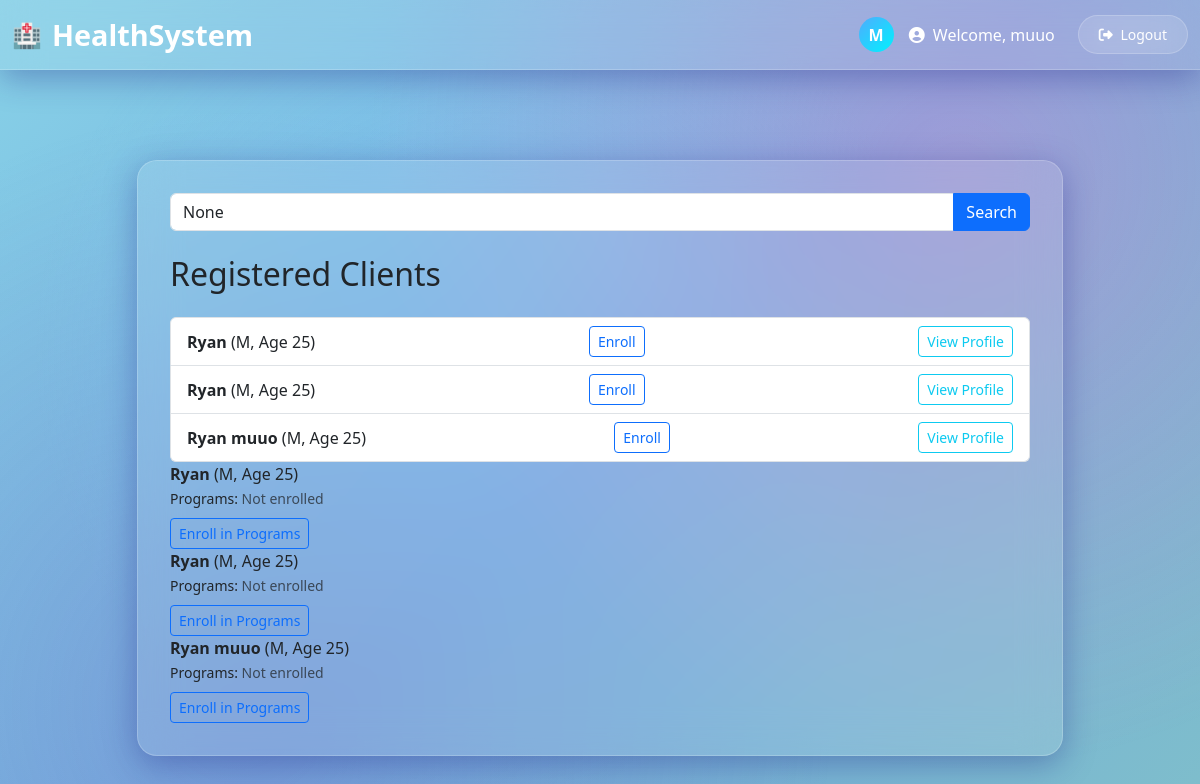
/clients/ (signed in), run on an earlier commit of the app's database.
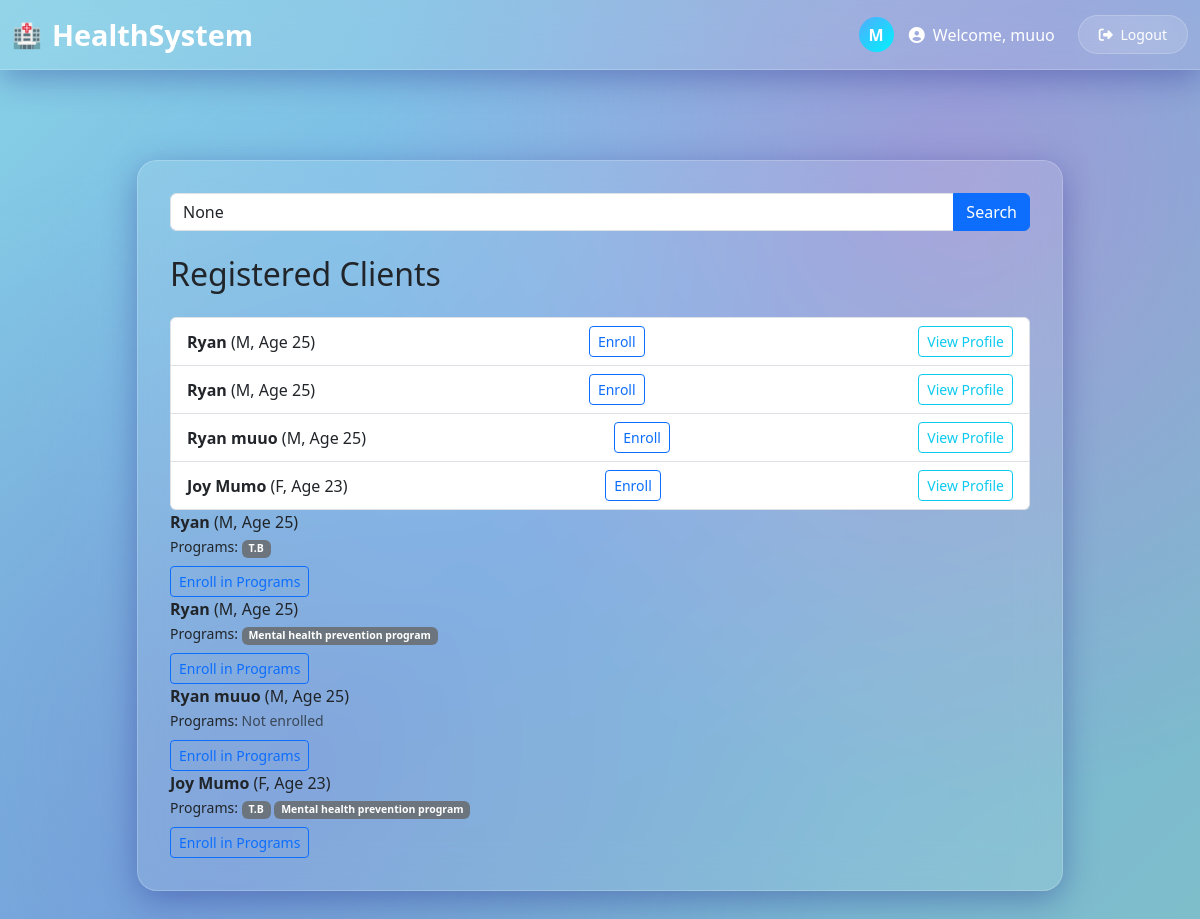
And on a later commit of the database.
### core/models.py (models this page shows, shortened)
class Client(models.Model):
    GENDER_CHOICES = [('M', 'Male'), ('F', 'Female'), ('O', 'Other')]
    name = models.CharField(max_length=100)
    age = models.PositiveIntegerField(default=0)
    gender = models.CharField(default= 0, max_length=1, choices=GENDER_CHOICES)
    contact_info = models.TextField(default=0)
    programs = models.ManyToManyField('HealthProgram', through='Enrollment')

class HealthProgram(models.Model):
    name = models.CharField(max_length=100)
    description = models.TextField(blank=True)

### core/views.py (the view)
# urls.py: path('clients/', views.client_list, name='client_list'),
@login_required
def client_list(request):
    query = request.GET.get('q')
    if query:
        clients = Client.objects.filter(name__icontains=query)
    else:
        clients = Client.objects.all()
    return render(request, 'core/client_list.html', {'clients': clients, 'query': query})

### templates/core/client_list.html (shortened to what this page needs)
{% extends 'core/base.html' %}
{% block content %}
<form method="get" class="mb-4">
    <div class="input-group">
        <input type="text" name="q" value="{{ query }}" placeholder="Search clients..." class="form-control">
        <button type="submit" class="btn btn-primary">Search</button>
    </div>
</form>
    <h2 class="mb-4">Registered Clients</h2>
    {% if clients %}
        <ul class="list-group">
            {% for client in clients %}
                <li class="list-group-item d-flex justify-content-between align-items-center">
                    <div>
                        <strong>{{ client.name }}</strong> ({{ client.gender }}, Age {{ client.age }})
                    </div>
                    <a href="{% url 'enroll_client' client.id %}" class="btn btn-sm btn-outline-primary">Enroll</a>
                    <a href="{% url 'client_profile' client.id %}" class="btn btn-sm btn-outline-info">View Profile</a>
                </li>
            {% endfor %}
        </ul>
    {% else %}
        <div class="alert alert-info">No clients found.</div>
    {% endif %}
    {% for client in clients %}
    <li class="list-group-item">
        <strong>{{ client.name }}</strong> ({{ client.gender }}, Age {{ client.age }})<br>
        <small>Programs:
            {% for program in client.programs.all %}
                <span class="badge bg-secondary">{{ program.name }}</span>
            {% empty %}
                <span class="text-muted">Not enrolled</span>
            {% endfor %}
        </small><br>
        <a href="{% url 'enroll_client' client.id %}" class="btn btn-sm btn-outline-primary mt-2">Enroll in Programs</a>
    </li>
{% endfor %}
{% endblock %}

### templates/core/base.html (shortened to what this page needs)
<!DOCTYPE html>
<html lang="en">
<head>
    <link href="https://cdn.jsdelivr.net/npm/bootstrap@5.3.3/dist/css/bootstrap.min.css" rel="stylesheet">
    <link href="https://cdnjs.cloudflare.com/ajax/libs/font-awesome/6.4.0/css/all.min.css" rel="stylesheet">
</head>
<body>
<nav class="navbar navbar-expand-lg fixed-top">
    <div class="container-fluid">
        <a class="navbar-brand" href="{% url 'home' %}">HealthSystem</a>
        <div class="user-info">
            {% if user.is_authenticated %}
                <div class="user-avatar">
                    {{ user.username|first|upper }}
                </div>
                <span class="text-white me-2">
                    <i class="fas fa-user-circle me-1"></i>
                    Welcome, {{ user.username }}
                </span>
                <form method="post" action="{% url 'logout' %}" class="d-inline">
                    <button type="submit" class="btn btn-glass btn-sm">
                        <i class="fas fa-sign-out-alt me-1"></i>
                        Logout
                    </button>
                </form>
            {% else %}
                <a href="{% url 'login' %}" class="btn btn-glass btn-sm">
                    <i class="fas fa-sign-in-alt me-1"></i>
                    Login
                </a>
            {% endif %}
        </div>
    </div>
</nav>
<div class="container py-5" style="margin-top: 80px;">
    <div class="row justify-content-center">
        <div class="col-lg-10">
            <div class="main-container">
                {% block content %}
                {% endblock %}
            </div>
        </div>
    </div>
</div>
</body>
</html>

### templates/core/base.html (style rules this page uses)
:root { --primary-gradient: linear-gradient(135deg, #82cbec 0%, #764ba2 100%); --secondary-gradient: linear-gradient(135deg, #f093fb 0%, #f5576c 100%); --success-gradient: linear-gradient(135deg, #4facfe 0%, #00f2fe 100%); --glass-bg: rgba(255, 255, 255, 0.1); --glass-border: rgba(255, 255, 255, 0.2); }
body { background: linear-gradient(135deg, #87d1e7 0%, #74abdf 50%, #7fbfca 100%); min-height: 100vh; font-family: 'Segoe UI', Tahoma, Geneva, Verdana, sans-serif; }
body::before { content: ''; position: fixed; top: 0; left: 0; width: 100%; height: 100%; background-image: radial-gradient(circle at 20% 80%, rgba(120, 119, 198, 0.3) 0%, transparent 50%), radial-gradient(circle at 80% 20%, rgba(255, 119, 198, 0.3) 0%, transparent 50%), radial-gradient(circle at 40% 40%, rgba(120, 200, 255, 0.3) 0%, transparent 50%); animation: float 20s ease-in-out infinite; pointer-events: none; z-index: -1; }
.navbar { background: var(--glass-bg) !important; backdrop-filter: blur(20px); border-bottom: 1px solid var(--glass-border); box-shadow: 0 8px 32px rgba(31, 38, 135, 0.37); transition: all 0.3s ease; }
.navbar-brand { font-weight: 700; font-size: 1.8rem; color: white !important; display: flex; align-items: center; gap: 10px; transition: transform 0.3s ease; }
.navbar-brand::before { content: '🏥'; font-size: 1.5rem; animation: pulse 2s infinite; }
.btn-glass { background: var(--glass-bg); backdrop-filter: blur(20px); border: 1px solid var(--glass-border); color: white; border-radius: 25px; padding: 8px 20px; transition: all 0.3s ease; position: relative; overflow: hidden; }
.btn-glass::before { content: ''; position: absolute; top: 0; left: -100%; width: 100%; height: 100%; background: linear-gradient(90deg, transparent, rgba(255,255,255,0.2), transparent); transition: left 0.5s; }
.user-info { display: flex; align-items: center; gap: 15px; color: white; }
.user-avatar { width: 35px; height: 35px; background: var(--success-gradient); border-radius: 50%; display: flex; align-items: center; justify-content: center; font-weight: bold; animation: glow 2s ease-in-out infinite alternate; }
.main-container { background: var(--glass-bg); backdrop-filter: blur(20px); border-radius: 20px; border: 1px solid var(--glass-border); box-shadow: 0 8px 32px rgba(31, 38, 135, 0.37); padding: 2rem; margin-top: 2rem; animation: slideUp 0.8s ease-out; }

What changed in the data, as far as the page shows it:
shown differently, row unchanged: Client (number 1 of 4 on the later page): no longer shows "Not enrolled"
shown differently, row unchanged: Client (number 2 of 4 on the later page): no longer shows "Not enrolled"
added Client: name "Joy Mumo", gender "F", age "23"
added HealthProgram: name "T.B"
added HealthProgram: name "Mental health prevention program"
